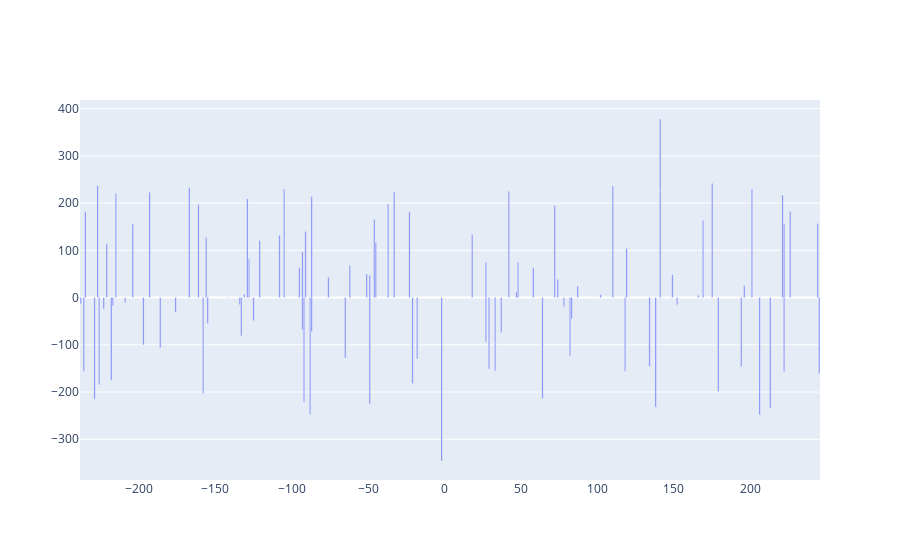

Source (notebook cell):
### Code cell
fig = go.Figure(data=[go.Bar(x=df['A'], y=df['B'])])
iplot(fig)

### Figure 1 — Plotly figure (JSON) as saved in the notebook; plotly's stock layout.template omitted (floating-point values rounded to 4 significant figures)
{"data": [{"x": [206, -88, -51, -87, -62, -105, -93, 87, 82, -218, 102, 244, 149, 78, 226, -21, 64, 221, 110, -238, -93, -236, -223, -226, -49, -204, -37, 83, -161, -167, 245, -128, 72, -95, 27, 138, 29, 74, -221, -108, 33, 58, -65, 179, -23, -87, -155, 194, -156, -46, -197, 169, -76, 48, 196, -227, -158, -2, 222, -125, 152, -217, -229, 42, 119, 175, 141, -209, -91, 166, 18, 222, -33, -129, -134, -235, -176, -18, -131, 47, 37, 201, 27, -49, -2, -161, 222, 33, 134, -121, -186, -45, -133, -142, -193, -215, -92, 213, 141, 118], "y": [-248, -247, 50, -72, 68, 230, 97, 24, -123, -175, 6, 157, 48, -19, 182, -182, -214, 217, 236, -13, -68, -156, -24, -184, -225, 156, 198, -45, 196, 233, -161, 82, 195, 63, -94, -232, -151, 39, 114, 132, -97, 63, -128, -199, 181, 214, -55, -146, 127, 166, -100, 163, 43, 75, 25, 237, -203, -99, -118, -49, -15, -17, -215, 225, 104, 242, 226, -11, 140, 5, 133, -39, 224, 209, -15, 182, -31, -130, 7, 12, -74, 230, 74, 47, -247, 2, 157, -58, -146, 120, -106, 116, -81, 1, 223, 220, -221, -234, 152, -156], "type": "bar"}], "layout": {}}
